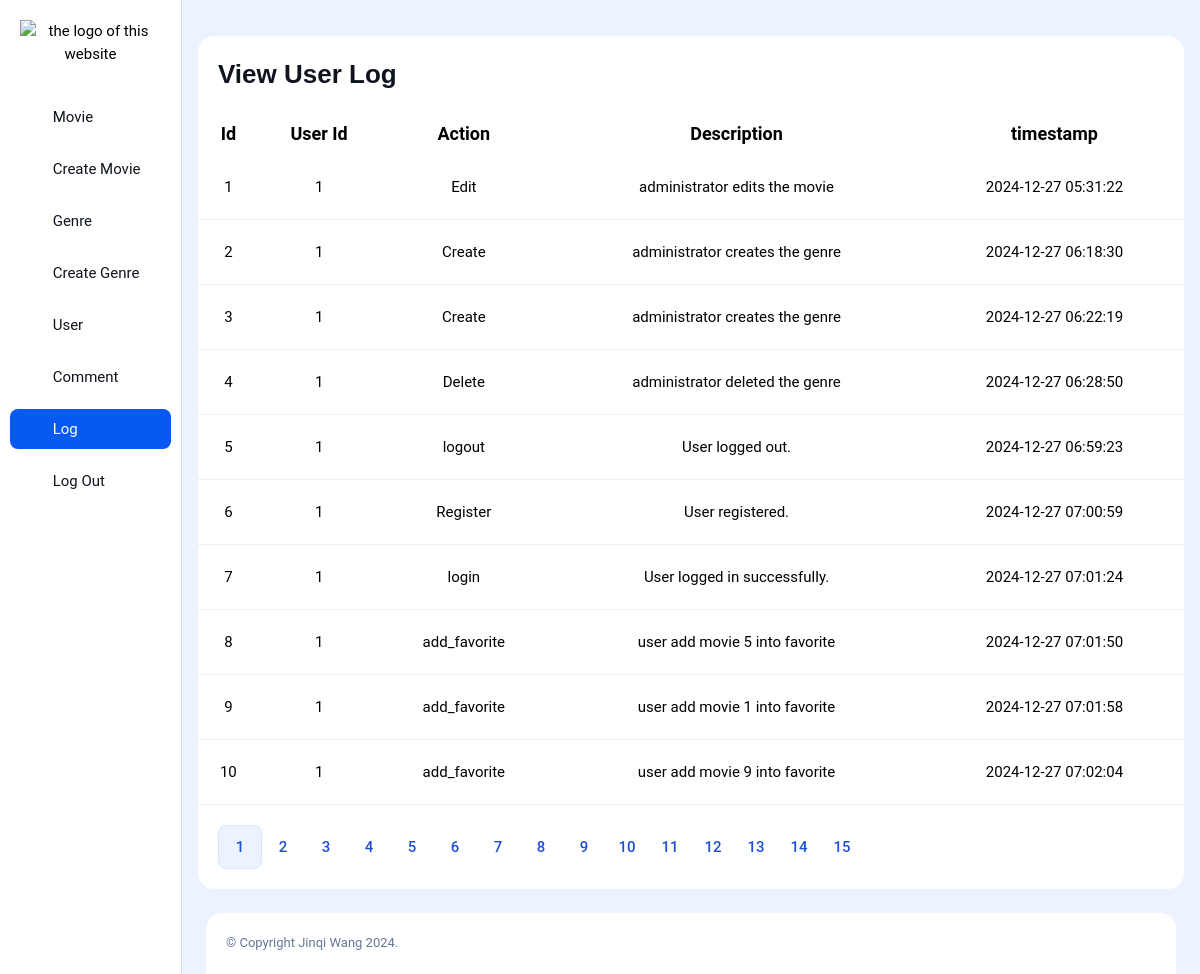
/userLog (signed in), run on the app's committed database.
### app/models.py (models this page shows)
class UserLog(db.Model):
    id = db.Column(db.Integer, autoincrement=True, primary_key=True)
    user_id = db.Column(db.Integer, db.ForeignKey('user.id'), nullable=True)
    action = db.Column(db.String(128), nullable=False)
    description = db.Column(db.Text, nullable=True)
    timestamp = db.Column(
        db.DateTime,
        default=lambda: datetime.utcnow().replace(microsecond=0))
    user = db.relationship('User', backref=db.backref('logs', lazy=True))

### app/views.py (the view)
@app.route('/userLog', methods=['GET', 'POST'])
def userLog():
    app.logger.info("The veiwing user log page is requested")
    userid = session.get('userid')
    if userid is None:
        return redirect(url_for('login'))
    role = session.get('role')
    if (role == 'user'):
        return redirect(url_for('index'))
    try:
        page = request.args.get('page', 1, type=int)
        per_page = 10
        log_list = UserLog.query.paginate(page=page, per_page=per_page,
                                          error_out=False)
        return render_template('userLog.html',
                               title='View User Log',
                               log_list=log_list)
    except Exception as e:
        app.logger.error(f"An error appears when loading the view user log page：{str(e)}")

### app/templates/userLog.html (shortened to what this page needs)
<!DOCTYPE html>
<html lang="en">
<head>
    <link rel="stylesheet" href="../static/css/bootstrap.min.css">
    <link rel="stylesheet" href="../static/css2/main.css">
    <link rel="stylesheet" href="../static/phosphor-icons/Fonts/regular/style.css">
</head>
<body>
<aside class="sidebar">
    <div class="sidebar__logo text-center p-20 position-sticky inset-block-start-0 bg-white w-100 z-1 pb-10">
        <img src="../static/img/logo.png" alt="the logo of this website">
    </div>
    <div class="sidebar-menu-wrapper overflow-y-auto scroll-sm">
        <div class="p-10 pt-10">
            <ul class="sidebar-menu">
                <li class="sidebar-menu__item">
                    <li class="sidebar-menu__item">
                    <a href="/manageMovie" class="sidebar-menu__link">
                        <span class="icon"><i class="ph ph-clipboard-text"></i></span>
                        <span class="text">Movie</span>
                    </a>
                </li>
                <li class="sidebar-menu__item">
                    <a href="/createMovie" class="sidebar-menu__link">
                        <span class="icon"><i class="ph ph-bookmarks"></i></span>
                        <span class="text">Create Movie</span>
                    </a>
                </li>
                <li class="sidebar-menu__item">
                    <a href="/manageGenre" class="sidebar-menu__link">
                        <span class="icon"><i class="ph ph-list-bullets"></i></span>
                        <span class="text">Genre</span>
                    </a>
                </li>
                <li class="sidebar-menu__item">
                    <a href="/create_genre" class="sidebar-menu__link">
                        <span class="icon"><i class="ph ph-list-plus"></i></span>
                        <span class="text">Create Genre</span>
                    </a>
                </li>
                <li class="sidebar-menu__item">
                    <a href="/manageUser" class="sidebar-menu__link">
                        <span class="icon"><i class="ph ph-user-list"></i></span>
                        <span class="text">User</span>
                    </a>
                </li>
                <li class="sidebar-menu__item">
                    <a href="/manage_comment" class="sidebar-menu__link">
                        <span class="icon"><i class="ph ph-file-text"></i></span>
                        <span class="text">Comment</span>
                    </a>
                </li>
                <li class="sidebar-menu__item activePage">
                    <a href="/userLog" class="sidebar-menu__link">
                        <span class="icon"><i class="ph ph-user"></i></span>
                        <span class="text">Log</span>
                    </a>
                </li>
                <li class="sidebar-menu__item">
                    <a href="/logout" class="sidebar-menu__link">
                        <span class="icon"><i class="ph ph-sign-out"></i></span>
                        <span class="text">Log out</span>
                    </a>
                </li>
            </ul>
        </div>
    </div>
</aside>
<div class="dashboard-main-wrapper">
    <div class="dashboard-body">
        <div class="card-body p-0 overflow-x-auto scroll-sm scroll-sm-horizontal">
            <div class="card mt-12 overflow-hidden">
                <div class="card-header">
                    <div class="mb-0 flex-between flex-wrap gap-8">
                        <h1 class="h3 mb-0">View User Log</h1>
                    </div>
                </div>
                <div class="card-body p-0 overflow-x-auto scroll-sm scroll-sm-horizontal">
                    {% if not log_list.items %}
                    <table class="table style-three mb-0">
                    {% else %}
                    <table class="table style-three mb-0" id="movieTable">
                    {% endif %}
                        <thead>
                        <tr>
                            <th class="text-center text-18">Id</th>
                            <th class="text-center text-18">User Id</th>
                            <th class="text-center text-18">Action</th>
                            <th class="text-center text-18">Description</th>
                            <th class="text-center text-18">timestamp</th>
                        </tr>
                        </thead>
                        <tbody>
                        {% if not log_list.items %}
                            <tr>
                                <td colspan="5" class="text-center">There is no user log</td>
                            </tr>
                        {% else %}
                            {% for log in log_list.items %}
                            <tr>
                                <td>
                                   <div class="flex-align gap-8 justify-content-center">
                                        <p class="mb-0">{{ log.id }}</p>
                                   </div>
                                </td>
                                <td>
                                    <div class="flex-align gap-8 justify-content-center">
                                        <p class="mb-0">{{ log.user_id }}</p>
                                    </div>
                                </td>
                                <td>
                                    <div class="flex-align gap-8 justify-content-center">
                                        <p class="mb-0">{{ log.action }}</p>
                                    </div>
                                </td>
                                <td>
                                    <div class="flex-align gap-8 justify-content-center">
                                        <p class="mb-0">{{ log.description }}</p>
                                    </div>
                                </td>
                                <td>
                                    <div class="flex-align gap-8 justify-content-center">
                                        <p class="mb-0">{{ log.timestamp }}</p>
                                    </div>
                                </td>
                            </tr>
                            {% endfor %}
                        {% endif %}
                        </tbody>
                    </table>
                </div>
                {% if log_list.items %}
                <div class="card-footer flex-between flex-wrap">
                    <ul class="pagination flex-align flex-wrap">
                    {% for page in range(1, log_list.pages + 1) %}
                        <li class="page-item {% if page == log_list.page %}active{% endif %}">
                            <a class="page-link h-44 w-44 flex-center text-15 rounded-8 fw-medium text-info-700" href="{{ url_for('userLog', page=page) }}">{{ page }}</a>
                        </li>
                    {% endfor %}
                    </ul>
                </div>
                {% endif %}
            </div>
        </div>
    </div>
    <div class="dashboard-footer">
    <div class="flex-between flex-wrap gap-16">
        <p class="text-gray-300 text-13 fw-normal"> &copy; Copyright Jinqi Wang 2024.</p>
    </div>
</div>
</div>
</body>
</html>

### data on the page
UserLog: id "1", user_id "1", action "Edit", description "administrator edits the movie", timestamp "2024-12-27 05:31:22"
UserLog: id "2", user_id "1", action "Create", description "administrator creates the genre", timestamp "2024-12-27 06:18:30"
UserLog: id "3", user_id "1", action "Create", description "administrator creates the genre", timestamp "2024-12-27 06:22:19"
UserLog: id "4", user_id "1", action "Delete", description "administrator deleted the genre", timestamp "2024-12-27 06:28:50"
UserLog: id "5", user_id "1", action "logout", description "User logged out.", timestamp "2024-12-27 06:59:23"
UserLog: id "6", user_id "1", action "Register", description "User registered.", timestamp "2024-12-27 07:00:59"
UserLog: id "7", user_id "1", action "login", description "User logged in successfully.", timestamp "2024-12-27 07:01:24"
UserLog: id "8", user_id "1", action "add_favorite", description "user add movie 5 into favorite", timestamp "2024-12-27 07:01:50"
UserLog: id "9", user_id "1", action "add_favorite", description "user add movie 1 into favorite", timestamp "2024-12-27 07:01:58"
UserLog: id "10", user_id "1", action "add_favorite", description "user add movie 9 into favorite", timestamp "2024-12-27 07:02:04"

### other printed values
{{ page }} "1" "2" "3" "4" "5" "6" "7" "8" "9" "10" "11" "12" "13" "14" "15"
